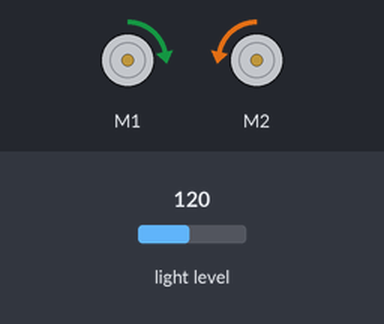
A program run on a simulated BBC micro:bit (MakeCode). Parts: 2 × DC motor (green arrow = forward, orange = backward, longer = faster). The test bench sets the inputs (shaded band); at power-on: light level 120.

Above: at 1.2 s.
1.3 s: light level set to 128
At 1.7 s:
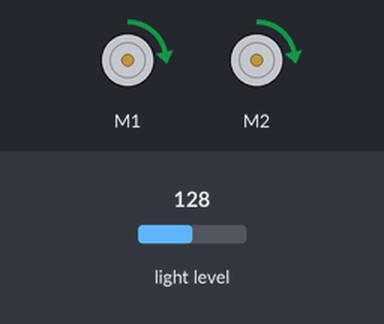
2.8 s: light level set to 5
At 3.4 s:
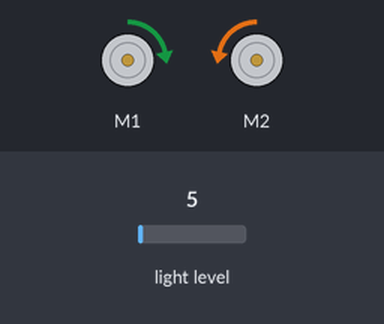
4.3 s: light level set to 191
At 4.7 s:
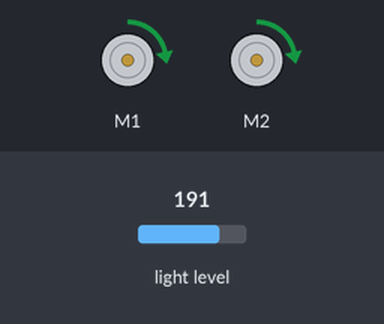
Timing chart, 0 to 7.3 s (numbered marks = the images above; inputs shaded):
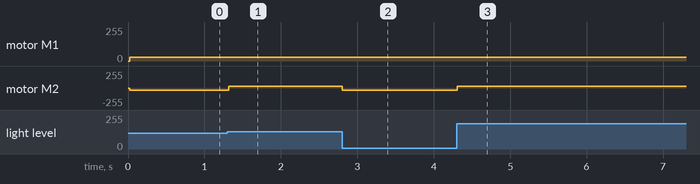

The program:

main.ts
```typescript
let velocidad = 30
basic.forever(function () {
    if (input.lightLevel() < 125) {
        maqueen.motorRun(maqueen.Motors.M1, maqueen.Dir.CW, velocidad)
        maqueen.motorRun(maqueen.Motors.M2, maqueen.Dir.CCW, velocidad)
    } else {
        maqueen.motorRun(maqueen.Motors.All, maqueen.Dir.CW, velocidad)
    }
})
```

test.ts
```typescript
// aquí va el archivo "tests"; esto no se compilará cuando este paquete se utilice como una extensión.
```

Measured:
- the behaviour switches between 124 and 125 on light level (found by bisection; images 0 and 1)
- after the input at 1.3 s, motor M2: backward 30/255 → forward 30/255 at once
- after the input at 2.8 s, motor M2: forward 30/255 → backward 30/255 at once
- after the input at 4.3 s, motor M2: backward 30/255 → forward 30/255 at once
